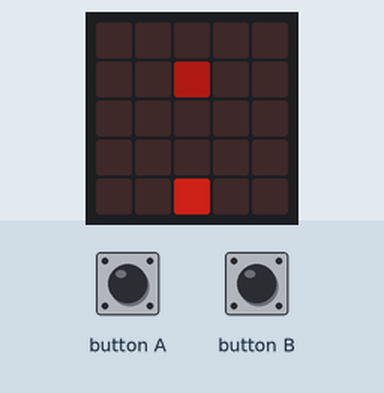
This program was run on a simulated BBC micro:bit running MicroPython. On the bench: the board's 5×5 LED display. The inputs (shaded band) are chosen by the test bench. Dim RGB values are drawn brighter than linear; random numbers come from a fixed seed.

Above: at 1.6 s.
1.7 s: button A pressed for 0.15 s
At 3.0 s:
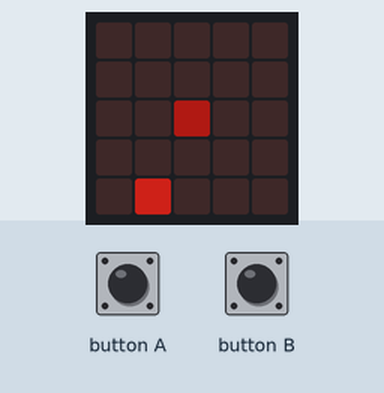
4.8 s: button B pressed for 0.15 s
At 6.3 s:
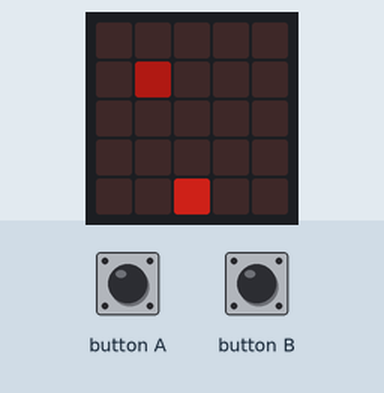
7.9 s: button A pressed for 1 s
At 10.5 s:
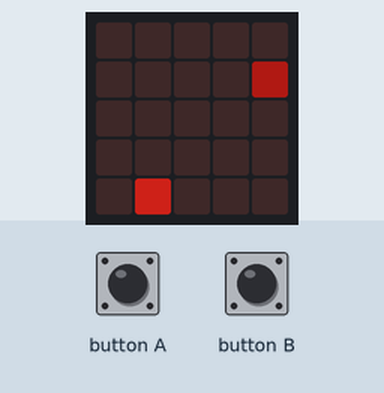
11.9 s: button B pressed for 1 s
At 13.5 s:
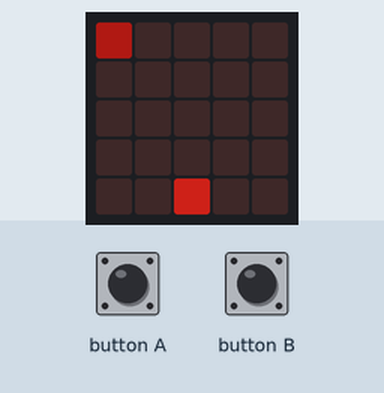
15.9 s: button B pressed for 0.15 s
At 17.6 s:
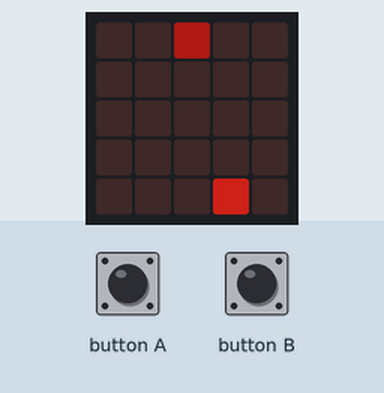
19.0 s: button A pressed for 0.15 s
At 20.4 s:
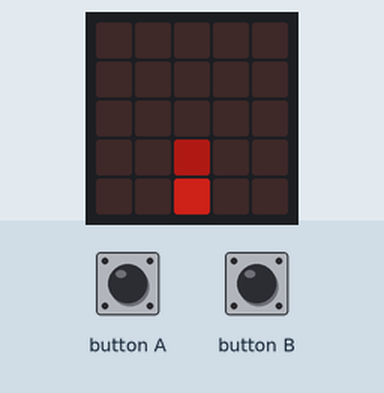
Timing chart, 0 to 22.0 s (numbered marks = the images above; inputs shaded):
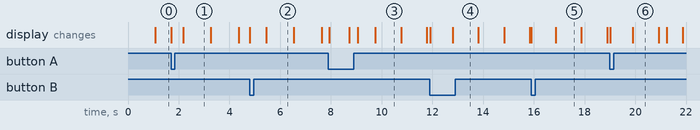

Measured:
- what the display in image 1 shows lasts 1.1 s, from 2.2 s to 3.3 s
- what the display in image 3 shows lasts 1.1 s, from 9.7 s to 10.8 s

The program:

microbit.py
```python
# Add your Python code here. E.g.
from microbit import *
import random

board_x=2
board_y=4
egg_x = 2
egg_y = 0
egg_interval = 100
egg_counter = 0

a_press_count=0
b_press_count=0
bg_x = -1
bg_delay = -1

def led_on( x, y, lv ):
    display.set_pixel( x, y, display.get_pixel( x, y ) | lv )


def led_off( x, y, lv ):
    display.set_pixel( x, y, display.get_pixel( x, y ) &~lv )


def background(x):
    global bg_x
    global bg_delay
    bg_x = x
    bg_delay = 30


def draw_background():
    global bg_delay

    if bg_x<0:
        return

    if bg_delay<0:
        return

    bg_delay=bg_delay-1

    if bg_delay>0:
        led_on( bg_x, 0, 1 )
        led_on( bg_x, 1, 1 )
        led_on( bg_x, 2, 1 )
        led_on( bg_x, 3, 1 )
        led_on( bg_x, 4, 1 )
    else:
        led_off( bg_x, 0, 1 )
        led_off( bg_x, 1, 1 )
        led_off( bg_x, 2, 1 )
        led_off( bg_x, 3, 1 )
        led_off( bg_x, 4, 1 )


def draw_board(x,y):
    li = display.get_pixel(x,y)
    led_on( x, y, 4 )


def move_board(x0,x1):
    if x1>=0 and x1<=4:
        led_off( x0, board_y, 4 )
        return x1
    return x0


def move_egg():
    global egg_interval
    global egg_counter
    global egg_y
    global egg_x
    egg_counter = egg_counter+1

    if egg_counter<egg_interval:
        return

    led_off( egg_x, egg_y, 2 )
    egg_counter=0
    egg_y = egg_y+1

    if egg_y<4:
        return

    if egg_x == board_x:
        background(egg_x)
        if egg_interval>17:
            egg_interval = egg_interval-7
    elif egg_interval<70:
        egg_interval = egg_interval+12

    egg_y = 0
    egg_x = random.choice([0,1,2,3,4])
    return


def draw_egg():
    led_on( egg_x, egg_y, 2 )


while True:

    if button_b.get_presses() > b_press_count :
        board_x = move_board(board_x, board_x+1)
        b_press_count = button_b.get_presses()

    if button_a.get_presses() > a_press_count:
        board_x = move_board(board_x, board_x-1)
        a_press_count = button_a.get_presses()

    move_egg()

    draw_board( board_x, board_y )
    draw_egg()
    draw_background()

    sleep(10)
    
```
